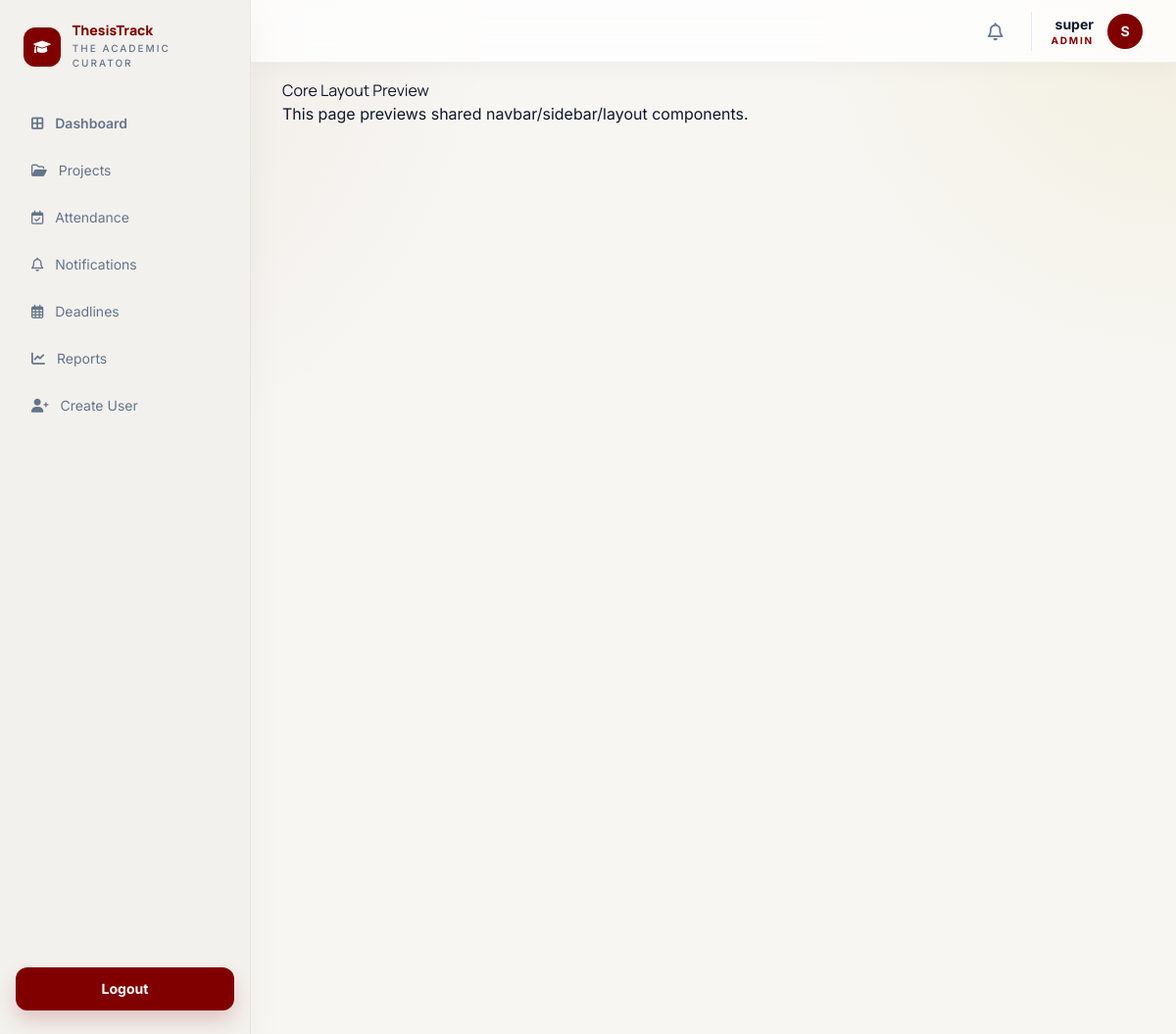
The page /core/layout-preview/ (signed in) on the database its author committed.
### accounts/models.py (models this page shows, shortened)
class User(AbstractUser):
	STUDENT = 'STUDENT'
	SUPERVISOR = 'SUPERVISOR'
	ADMIN = 'ADMIN'
	ROLE_CHOICES = [
		(STUDENT, 'Student'),
		(SUPERVISOR, 'Supervisor'),
		(ADMIN, 'Admin'),
	]
	role = models.CharField(max_length=20, choices=ROLE_CHOICES, default=STUDENT)

### core/views.py (the view)
# urls.py: path('layout-preview/', layout_preview, name='layout-preview'),
@role_required(User.STUDENT, User.SUPERVISOR, User.ADMIN)
def layout_preview(request):
    return render(request, 'core/layout_preview.html')

### core/context_processors.py (called while the page is built)
def unread_notifications_count(request):
    if not request.user.is_authenticated:
        return {'unread_notifications_count': 0}
    count = Notification.objects.filter(user=request.user, is_read=False).count()
    return {'unread_notifications_count': count}

def recent_notifications(request):
    if not request.user.is_authenticated:
        return {'recent_notifications': []}
    notifications = Notification.objects.filter(user=request.user).order_by('-created_at')[:5]
    return {'recent_notifications': notifications}

### core/templates/core/layout_preview.html
{% extends 'core/base.html' %}
{% block content %}
<div class="card">
    <h1>Core Layout Preview</h1>
    <p>This page previews shared navbar/sidebar/layout components.</p>
</div>
{% endblock %}

### core/templates/core/base.html (shortened to what this page needs)
<!DOCTYPE html>
<html lang="en">
<head>
    <script src="https://cdn.tailwindcss.com?plugins=forms,container-queries"></script>
    <link rel="stylesheet" href="https://cdnjs.cloudflare.com/ajax/libs/font-awesome/6.0.0/css/all.min.css">
</head>
<body class="text-slate-900 antialiased">
    <div class="min-h-screen">
        {% if user.is_authenticated %}
            {% include 'core/_sidebar.html' %}
            <header class="fixed top-0 right-0 left-64 z-40 h-16 border-b border-black/5 bg-white/80 glass-nav shadow-[0_4px_24px_rgba(26,28,28,0.04)]">
                <div class="h-full px-8 flex items-center justify-between gap-6">
                    <div class="flex items-center gap-5">
                        <details class="relative group">
                            <summary class="relative flex cursor-pointer items-center justify-center rounded-full p-2 text-slate-500 transition-colors hover:bg-slate-100 hover:text-[#800000]">
                                <i class="fa-regular fa-bell text-lg"></i>
                            </summary>
                        </details>
                        <div class="flex items-center gap-3 border-l border-slate-200 pl-5">
                            <div class="text-right leading-tight">
                                <p class="text-sm font-bold text-slate-900">{{ user.get_full_name|default:user.username }}</p>
                                <p class="text-[10px] font-bold uppercase tracking-[0.18em] text-[#800000]">{{ user.role }}</p>
                            </div>
                            <div class="flex h-10 w-10 items-center justify-center rounded-full border-2 border-white bg-[#800000] text-sm font-bold text-white shadow-sm">
                                {{ user.username|first|upper }}
                            </div>
                        </div>
                    </div>
                </div>
            </header>
        {% endif %}
        <main class="{% if user.is_authenticated %}ml-64 min-h-screen pt-20 px-8 pb-8{% else %}min-h-screen{% endif %}">
            {% block content %}{% endblock %}
        </main>
    </div>
</body>
</html>

### core/templates/core/base.html (style rules this page uses)
body { font-family: 'Inter', sans-serif; background: radial-gradient(circle at top left, rgba(128, 0, 0, 0.06), transparent 32%), radial-gradient(circle at top right, rgba(194, 153, 0, 0.08), transparent 24%), #f7f6f2; }
h1, h2, h3, h4, .font-headline { font-family: 'Manrope', sans-serif; }
.glass-nav { backdrop-filter: blur(16px); }
details > summary { list-style: none; }

### rows shown on the page
User: get_full_name "super", role "ADMIN", username|first "S"
